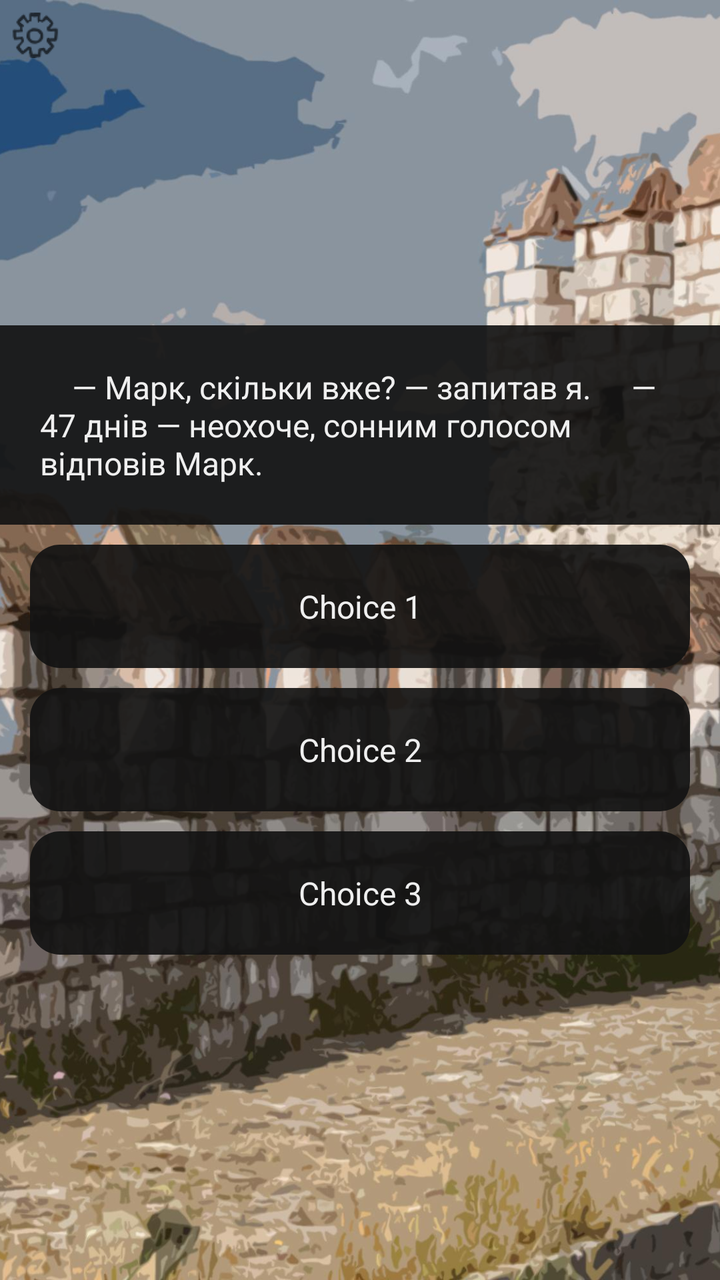
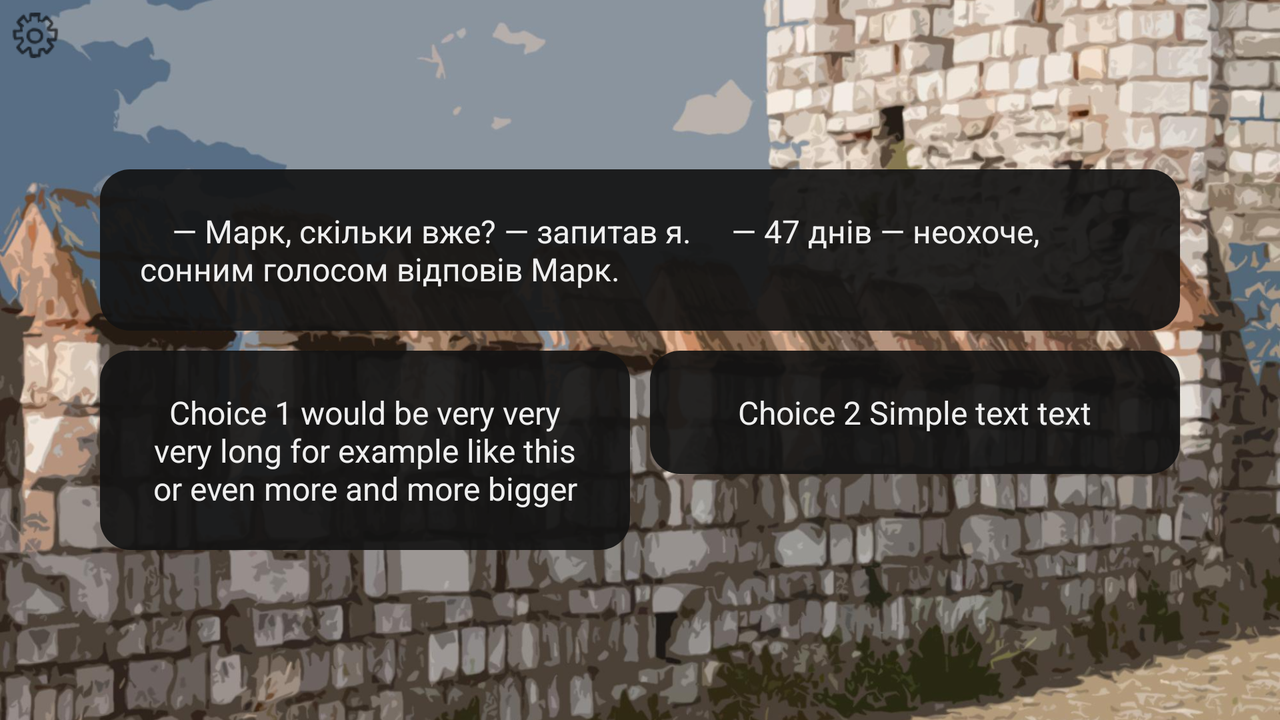

Two renders of one Android screen. The first uses the default layout on a phone; the second uses the alternative layout the repository ships for a different screen configuration, on a matching device. The two XML files are below.
<!-- AndroidManifest.xml: application theme AppTheme -->
<!-- res/layout/activity_stage.xml -->
<?xml version="1.0" encoding="utf-8"?>
<android.support.constraint.ConstraintLayout xmlns:android="http://schemas.android.com/apk/res/android"
    xmlns:app="http://schemas.android.com/apk/res-auto"
    xmlns:tools="http://schemas.android.com/tools"
    android:layout_width="match_parent"
    android:layout_height="match_parent"
    android:background="@color/backgroundBlack"
    tools:context=".activities.StageActivity">



    <FrameLayout
        android:layout_width="match_parent"
        android:layout_height="match_parent">


        <ImageView
            android:id="@+id/imageView"
            android:layout_width="wrap_content"
            android:layout_height="wrap_content"
            android:scaleType="centerCrop"
            app:srcCompat="@drawable/image_4"/>

        <LinearLayout
            android:layout_width="match_parent"
            android:layout_height="match_parent"
            android:orientation="vertical"
            android:gravity="center">


            <TextView
                android:id="@+id/textViewMainBox"
                android:layout_width="match_parent"
                android:layout_height="wrap_content"
                android:textSize="16sp"
                android:textColor="@color/fontWhite"
                android:padding="20dp"
                android:background="@color/backgroundTextBox"
                android:text="    — Марк, скільки вже? — запитав я.
    — 47 днів — неохоче, сонним голосом відповів Марк." />


            <TextView
                android:id="@+id/textViewChoice1"
                android:layout_width="match_parent"
                android:layout_height="wrap_content"
                android:textAlignment="center"
                android:textSize="16sp"
                android:textColor="@color/fontWhite"
                android:padding="20dp"
                android:layout_marginTop="10dp"
                android:layout_marginLeft="15dp"
                android:layout_marginRight="15dp"
                android:background="@drawable/choice_button"
                android:text="Choice 1"/>

            <TextView
                android:id="@+id/textViewChoice2"
                android:layout_width="match_parent"
                android:layout_height="wrap_content"
                android:textAlignment="center"
                android:textSize="16sp"
                android:textColor="@color/fontWhite"
                android:padding="20dp"
                android:layout_marginTop="10dp"
                android:layout_marginLeft="15dp"
                android:layout_marginRight="15dp"
                android:background="@drawable/choice_button"
                android:text="Choice 2"/>

            <TextView
                android:id="@+id/textViewChoice3"
                android:layout_width="match_parent"
                android:layout_height="wrap_content"
                android:textAlignment="center"
                android:textSize="16sp"
                android:textColor="@color/fontWhite"
                android:padding="20dp"
                android:layout_marginTop="10dp"
                android:layout_marginLeft="15dp"
                android:layout_marginRight="15dp"
                android:background="@drawable/choice_button"
                android:text="Choice 3"/>



        </LinearLayout>

        <ImageButton
            android:id="@+id/imageButtonStageSettings"
            android:layout_width="25dp"
            android:layout_height="25dp"
            android:layout_marginTop="5dp"
            android:layout_marginStart="5dp"
            android:background="@color/transparent"
            android:onClick="onClickSettings"
            app:srcCompat="@drawable/ic_settings" />
    </FrameLayout>
</android.support.constraint.ConstraintLayout>
<!-- resources referenced by this layout -->
<resources>
  <color name="backgroundBlack">#000000</color>
  <color name="backgroundTextBox">#ea131313</color>
  <color name="fontWhite">#efefef</color>
  <color name="transparent">#00ffffff</color>
  <!-- drawable choice_button (drawable) -->
  <?xml version="1.0" encoding="utf-8"?>
  <shape xmlns:android="http://schemas.android.com/apk/res/android">
      <corners android:radius="15dp" />
      <solid android:color="@color/backgroundTextBox"/>
  </shape>
  <!-- drawable ic_settings: png bitmap (drawable-hdpi, 1313 bytes) -->
  <!-- drawable image_4: jpg bitmap (drawable-hdpi, 221521 bytes) -->
  <style name="AppTheme" parent="Theme.AppCompat.Light.DarkActionBar">
          <item name="windowNoTitle">true</item>
          <item name="windowActionBar">false</item>
          <item name="android:windowFullscreen">true</item>
          <item name="android:windowContentOverlay">@null</item>
              
          <item name="android:windowBackground">@color/backgroundBlack</item>
          <item name="colorPrimary">@color/colorPrimary</item>
          <item name="colorPrimaryDark">@color/colorPrimaryDark</item>
          <item name="colorAccent">@color/colorAccent</item>
      </style>
  <color name="colorPrimary">#008577</color>
  <color name="colorPrimaryDark">#00574B</color>
  <color name="colorAccent">#D81B60</color>
</resources>
<!-- res/layout-land/activity_stage.xml (the repository's variant of the layout above) -->
<!-- drawn on the phone turned sideways -->
<?xml version="1.0" encoding="utf-8"?>
<android.support.constraint.ConstraintLayout xmlns:android="http://schemas.android.com/apk/res/android"
    xmlns:app="http://schemas.android.com/apk/res-auto"
    xmlns:tools="http://schemas.android.com/tools"
    android:layout_width="match_parent"
    android:layout_height="match_parent"
    android:background="@color/backgroundBlack"
    tools:context=".activities.StageActivity">



    <FrameLayout
        android:layout_width="match_parent"
        android:layout_height="match_parent">


        <ImageView
            android:id="@+id/imageView"
            android:layout_width="match_parent"
            android:layout_height="match_parent"
            android:scaleType="centerCrop"
            android:adjustViewBounds="true"
            app:srcCompat="@drawable/image_4"/>

        <LinearLayout
            android:layout_width="match_parent"
            android:layout_height="match_parent"
            android:orientation="vertical"
            android:gravity="center">


            <TextView
                android:id="@+id/textViewMainBox"
                android:layout_width="match_parent"
                android:layout_height="wrap_content"
                android:textSize="16sp"
                android:textColor="@color/fontWhite"
                android:padding="20dp"
                android:layout_marginLeft="50dp"
                android:layout_marginRight="50dp"
                android:background="@drawable/choice_button"
                android:text="    — Марк, скільки вже? — запитав я.
    — 47 днів — неохоче, сонним голосом відповів Марк." />


            <LinearLayout
                android:layout_width="match_parent"
                android:layout_height="wrap_content"
                android:layout_marginTop="10dp"
                android:layout_marginLeft="50dp"
                android:layout_marginRight="50dp"
                android:orientation="horizontal">

                <TextView
                    android:id="@+id/textViewChoice1"
                    android:layout_width="0dp"
                    android:layout_height="wrap_content"
                    android:layout_weight="3"
                    android:textAlignment="center"
                    android:textSize="16sp"
                    android:textColor="@color/fontWhite"
                    android:layout_marginRight="10dp"
                    android:padding="20dp"
                    android:background="@drawable/choice_button"
                    android:text="Choice 1 would be very very very long for example like this or even more and more bigger"/>

                <TextView
                    android:id="@+id/textViewChoice2"
                    android:layout_width="0dp"
                    android:layout_height="wrap_content"
                    android:layout_weight="3"
                    android:textAlignment="center"
                    android:textSize="16sp"
                    android:textColor="@color/fontWhite"
                    android:padding="20dp"
                    android:background="@drawable/choice_button"
                    android:text="Choice 2 Simple text text"/>

                <TextView
                    android:id="@+id/textViewChoice3"
                    android:layout_width="0dp"
                    android:layout_height="wrap_content"
                    android:layout_weight="3"
                    android:textAlignment="center"
                    android:textSize="16sp"
                    android:textColor="@color/fontWhite"
                    android:padding="20dp"
                    android:visibility="gone"
                    android:layout_marginLeft="10dp"
                    android:background="@drawable/choice_button"
                    android:text="Choice 3 would be very very very long for example like this"/>

            </LinearLayout>




        </LinearLayout>

        <ImageButton
            android:id="@+id/imageButtonStageSettings"
            android:layout_width="25dp"
            android:layout_height="25dp"
            android:layout_marginTop="5dp"
            android:layout_marginStart="5dp"
            android:background="@color/transparent"
            android:onClick="onClickSettings"
            app:srcCompat="@drawable/ic_settings" />
    </FrameLayout>
</android.support.constraint.ConstraintLayout>
<!-- resources referenced by the variant -->
<!-- as the phone turned sideways resolves them -->
<resources>
  <color name="backgroundBlack">#000000</color>
  <color name="fontWhite">#efefef</color>
  <color name="transparent">#00ffffff</color>
  <!-- drawable choice_button (drawable) -->
  <?xml version="1.0" encoding="utf-8"?>
  <shape xmlns:android="http://schemas.android.com/apk/res/android">
      <corners android:radius="15dp" />
      <solid android:color="@color/backgroundTextBox"/>
  </shape>
  <!-- drawable ic_settings: png bitmap (drawable-hdpi, 1313 bytes) -->
  <!-- drawable image_4: jpg bitmap (drawable-hdpi, 221521 bytes) -->
  <style name="AppTheme" parent="Theme.AppCompat.Light.DarkActionBar">
          <item name="windowNoTitle">true</item>
          <item name="windowActionBar">false</item>
          <item name="android:windowFullscreen">true</item>
          <item name="android:windowContentOverlay">@null</item>
              
          <item name="android:windowBackground">@color/backgroundBlack</item>
          <item name="colorPrimary">@color/colorPrimary</item>
          <item name="colorPrimaryDark">@color/colorPrimaryDark</item>
          <item name="colorAccent">@color/colorAccent</item>
      </style>
  <color name="backgroundTextBox">#ea131313</color>
  <color name="colorPrimary">#008577</color>
  <color name="colorPrimaryDark">#00574B</color>
  <color name="colorAccent">#D81B60</color>
</resources>
